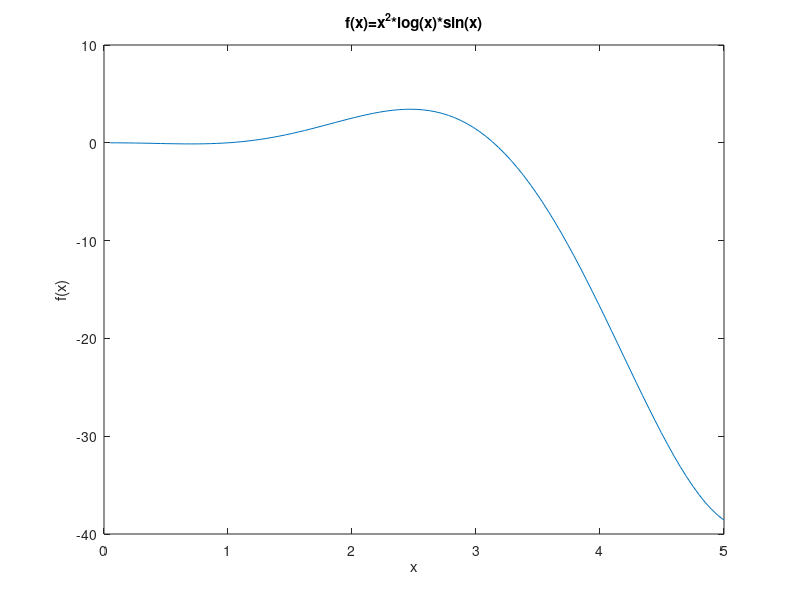
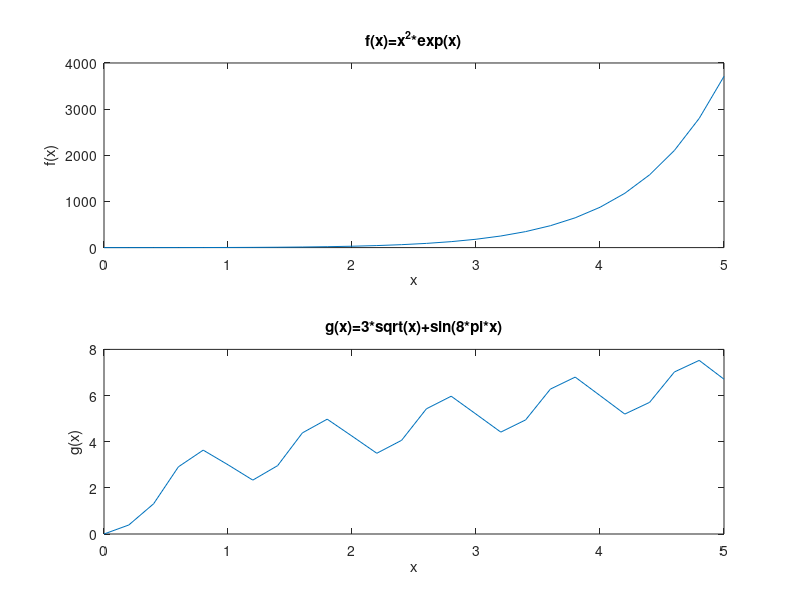
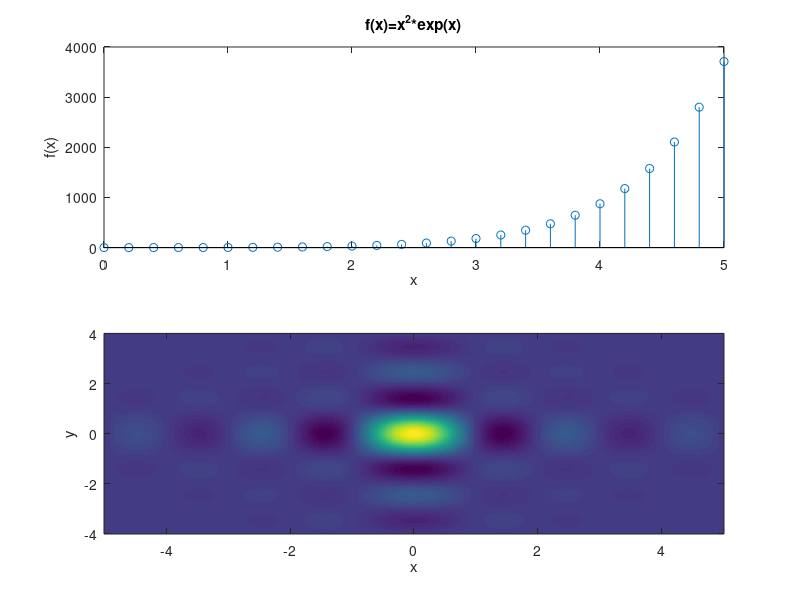

These figures' MATLAB source, in order: (Note: this script raises an error after producing the figures.)
% Clear the command window
clc, clear all, close all
%% 3.Vectors and Matrices
vect = linspace(0, 1, 12)
%% 4.Plots and Labels(1.1)
x = linspace(0, 5, 100);
y = x.^2 .* log(x) .* sin(x);
plot(x,y);
xlabel('x');
ylabel('f(x)');
title('f(x)=x^2*log(x)*sin(x)');
%% 4.Plots and Labels(2.1)
x = 0:0.2:5;
f = x.^2 .* exp(x);
g = 3.*x.^0.5+sin(8.*pi.*x);
figure;
subplot(211);
plot(x, f);
xlabel('x');
ylabel('f(x)');
title('f(x)=x^2*exp(x)');
subplot(212);
plot(x, g);
xlabel('x');
ylabel('g(x)');
title('g(x)=3*sqrt(x)+sin(8*pi*x)');
%% 4.Plots and Labels(2.2)
x = 0:0.2:5;
f = x.^2 .* exp(x);
g = 3.*x.^0.5+sin(8.*pi.*x);
figure;
subplot(211);
stem(x, f);
xlabel('x');
ylabel('f(x)');
title('f(x)=x^2*exp(x)');
subplot(212);
stem(x, g);
xlabel('x');
ylabel('g(x)');
title('g(x)=3*sqrt(x)+sin(8*pi*x)');
%% 6.Matrix Operations(1)
x = linspace(-5, 5, 400);
z = linspace(-4, 4, 300);
y = transpose(z);
[xx, yy] = meshgrid(x, y);
f = sinc((xx.^2 + yy.^2).^0.5);
imagesc(x, y, f);
axis xy;
xlabel('x');
ylabel('y');
%% 6.Matrix Operations(2)
x = linspace(-5, 5, 400);
z = linspace(-4, 4, 300);
y = transpose(z);
[xx, yy] = meshgrid(x, y);
f = sinc(xx).*sinc(yy);
imagesc(x, y, f);
axis xy;
xlabel('x');
ylabel('y');
%% 7.Function
x = [1,3,-4,-3,4];
DFT = myDFT(x);
FFT = fft(x);
disp('DFT=')
disp(DFT)
disp('FFT=')
disp(FFT)
stem(x,real(DFT))
hold
stem(x,imag(DFT))
%% 8.Sounds and Images(sound)
load speechsig.mat
soundsc(x,8192);
% Human hearing range is from 20Hz to 20kHz
%% 8.Sounds and Images(image 1)
load clown
imagesc(X)
colormap(map)
%% 8.Sounds and Images(image 2)
load clown
row = X(17,:);
col = X(:,49);
subplot(211)
plot(row);
subplot(212)
plot(col);
%% 8.Sounds and Images(image 3)
T = transpose(X);
imagesc(T)
colormap(map)